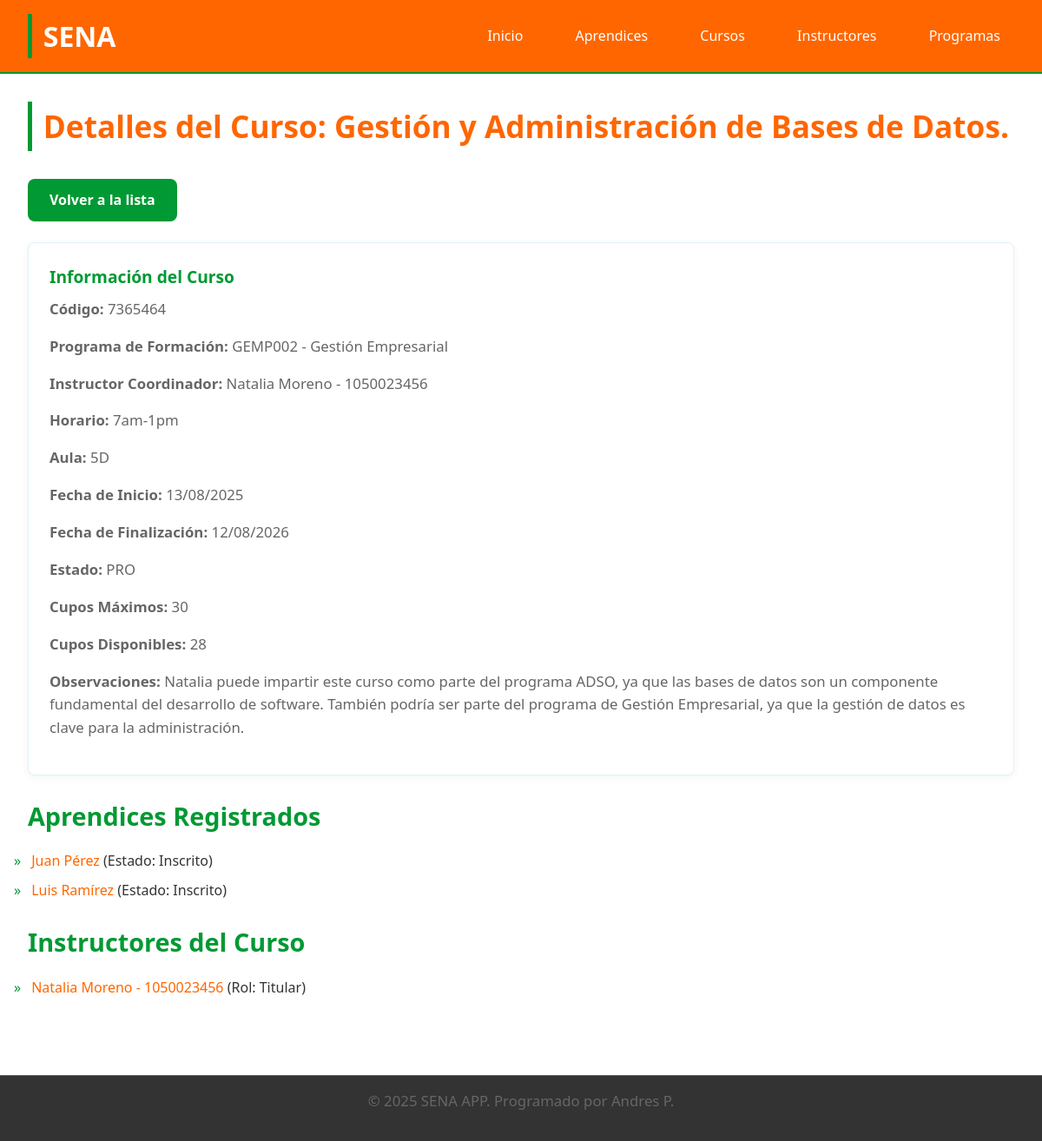
Screenshot of /aprendices/cursos/curso/2/ with the database file from the repository.
### aprendices/models.py (models this page shows, shortened)
class Curso(models.Model):
    ESTADO_CHOICES = [
        ("PRO", "Programado"),
        ("INI", "Iniciado"),
        ("EJE", "En Ejecución"),
        ("FIN", "Finalizado"),
        ("CAN", "Cancelado"),
        ("SUS", "Suspendido"),
    ]
    codigo = models.CharField(
        max_length=30, unique=True, verbose_name="Código del Curso"
    )
    nombre = models.CharField(max_length=200, verbose_name="Nombre del Curso")
    programa = models.ForeignKey(
        Programa, # Usamos el modelo directamente porque ya está importado
        on_delete=models.CASCADE,
        verbose_name="Programa de Formación",
    )
    instructor_coordinador = models.ForeignKey(
        Instructor, # Usamos el modelo directamente porque ya está importado
        on_delete=models.CASCADE,
        related_name="cursos_coordinados",
        verbose_name="Instructor Coordinador",
    )
    instructores = models.ManyToManyField(
        Instructor, # Usamos el modelo directamente porque ya está importado
        through="InstructorCurso",
        related_name="cursos_impartidos",
        verbose_name="Instructores",
    )
    aprendices = models.ManyToManyField(
        Aprendiz,
        through="AprendizCurso",
        related_name="cursos",
        verbose_name="Aprendices",
    )
    fecha_inicio = models.DateField(verbose_name="Fecha de Inicio")
    fecha_fin = models.DateField(verbose_name="Fecha de Finalización")
    horario = models.CharField(max_length=100, verbose_name="Horario")
    aula = models.CharField(max_length=50, verbose_name="Aula/Ambiente")
    cupos_maximos = models.PositiveIntegerField(verbose_name="Cupos Máximos")
    estado = models.CharField(
        max_length=3,
        choices=ESTADO_CHOICES,
        default="PRO",
        verbose_name="Estado del Curso",
    )
    observaciones = models.TextField(
        blank=True, null=True, verbose_name="Observaciones"
    )
    fecha_registro = models.DateTimeField(
        auto_now_add=True, verbose_name="Fecha de Registro"
    )
    class Meta:
        verbose_name = "Curso"
        verbose_name_plural = "Cursos"
        ordering = ["-fecha_inicio"]
    def cupos_disponibles(self):
        return self.cupos_maximos - self.aprendices.count()

class AprendizCurso(models.Model):
    ESTADO_CHOICES = [
        ("INS", "Inscrito"),
        ("ACT", "Activo"),
        ("DES", "Desertor"),
        ("GRA", "Graduado"),
        ("SUS", "Suspendido"),
    ]
    aprendiz = models.ForeignKey(Aprendiz, on_delete=models.CASCADE)
    curso = models.ForeignKey(Curso, on_delete=models.CASCADE)
    fecha_inscripcion = models.DateField(
        auto_now_add=True, verbose_name="Fecha de Inscripción"
    )
    estado = models.CharField(
        max_length=3,
        choices=ESTADO_CHOICES,
        default="INS",
        verbose_name="Estado en el Curso",
    )
    nota_final = models.DecimalField(
        max_digits=3, decimal_places=1, null=True, blank=True, verbose_name="Nota Final"
    )
    observaciones = models.TextField(
        blank=True, null=True, verbose_name="Observaciones"
    )
    class Meta:
        verbose_name = "Aprendiz por Curso"
        verbose_name_plural = "Aprendices por Curso"
        unique_together = ["aprendiz", "curso"]

class Aprendiz(models.Model):
    documento_identidad = models.IntegerField(unique=True, null=True)
    nombre = models.CharField(max_length=100)
    apellido = models.CharField(max_length=100)
    telefono = models.IntegerField(null=True, blank=True) # Añadido blank=True
    correo = models.EmailField(null=True, blank=True) # Añadido blank=True
    fecha_nacimiento = models.DateField(null=True, blank=True)
    ciudad = models.CharField(max_length=100, null=True, blank=True) # Añadido blank=True
    programa = models.CharField(max_length=100, null=True, blank=True)
    class Meta:
        verbose_name = "Aprendiz"
        verbose_name_plural = "Aprendices"
        ordering = ["apellido", "nombre"]
    def nombre_completo(self):
        return f"{self.nombre} {self.apellido}"

class InstructorCurso(models.Model):
    instructor = models.ForeignKey(Instructor, on_delete=models.CASCADE) # Usamos el modelo directamente
    curso = models.ForeignKey(Curso, on_delete=models.CASCADE)
    rol = models.CharField(max_length=100, verbose_name="Rol en el Curso")
    fecha_asignacion = models.DateField(
        auto_now_add=True, verbose_name="Fecha de Asignación"
    )
    class Meta:
        verbose_name = "Instructor por Curso"
        verbose_name_plural = "Instructores por Curso"
        unique_together = ["instructor", "curso"]

### programas/models.py (models this page shows, shortened)
class Programa(models.Model):
    NIVEL_FORMACION_CHOICES = [
        ("AUX", "Auxiliar"),
        ("OPE", "Operario"),
        ("TEC", "Técnico"),
        ("TGL", "Tecnólogo"),
        ("ESP", "Especialización Tecnológica"),
        ("COM", "Complementario"),
    ]
    MODALIDAD_CHOICES = [
        ("PRE", "Presencial"),
        ("VIR", "Virtual"),
        ("MIX", "Mixta"),
    ]
    ESTADO_CHOICES = [
        ("ACT", "Activo"),
        ("INA", "Inactivo"),
        ("SUS", "Suspendido"),
        ("CAN", "Cancelado"),
    ]
    codigo = models.IntegerField(unique=True, verbose_name="Código del Programa")
    nombre = models.CharField(max_length=200, verbose_name="Nombre del Programa")
    nivel_formacion = models.CharField(
        max_length=3, choices=NIVEL_FORMACION_CHOICES, verbose_name="Nivel de Formación"
    )
    modalidad = models.CharField(
        max_length=3, choices=MODALIDAD_CHOICES, default="PRE", verbose_name="Modalidad"
    )
    duracion_meses = models.PositiveIntegerField(verbose_name="Duración en Meses")
    duracion_horas = models.PositiveIntegerField(verbose_name="Duración en Horas")
    descripcion = models.TextField(verbose_name="Descripción del Programa")
    competencias = models.TextField(verbose_name="Competencias a Desarrollar")
    perfil_egreso = models.TextField(verbose_name="Perfil de Egreso")
    requisitos_ingreso = models.TextField(verbose_name="Requisitos de Ingreso")
    centro_formacion = models.CharField(
        max_length=200, verbose_name="Centro de Formación"
    )
    regional = models.CharField(max_length=100, verbose_name="Regional")
    estado = models.CharField(
        max_length=3, choices=ESTADO_CHOICES, default="ACT", verbose_name="Estado"
    )
    fecha_creacion = models.DateField(verbose_name="Fecha de Creación del Programa")
    class Meta:
        verbose_name = "Programa de Formación"
        verbose_name_plural = "Programas de Formación"
        ordering = ["nombre"]
    def __str__(self):
        return f"{self.codigo} - {self.nombre}"

### instructores/models.py (models this page shows, shortened)
class Instructor(models.Model):
    TIPO_DOCUMENTO_CHOICES = [
        ("CC", "Cédula de Ciudadanía"),
        ("CE", "Cédula de Extranjería"),
        ("TI", "Tarjeta de Identidad"),
        ("PAS", "Pasaporte"),
    ]
    NIVEL_EDUCATIVO_CHOICES = [
        ("TEC", "Técnico"),
        ("TGL", "Tecnólogo"),
        ("PRE", "Pregrado"),
        ("ESP", "Especialización"),
        ("MAE", "Maestría"),
        ("DOC", "Doctorado"),
    ]
    documento_identidad = models.IntegerField(unique=True)
    tipo_documento = models.CharField(
        max_length=3, choices=TIPO_DOCUMENTO_CHOICES, default="CC"
    )
    nombre = models.CharField(max_length=100)
    apellido = models.CharField(max_length=100)
    telefono = models.IntegerField(null=True, blank=True) # Permitir nulos y vacíos
    correo = models.EmailField(max_length=100, null=True, blank=True) # Permitir nulos y vacíos
    fecha_nacimiento = models.DateField() # Campo requerido
    ciudad = models.CharField(max_length=100, null=True, blank=True) # Permitir nulos y vacíos
    direccion = models.TextField(null=True, blank=True) # Permitir nulos y vacíos
    nivel_educativo = models.CharField(
        max_length=3, choices=NIVEL_EDUCATIVO_CHOICES, default="MAE", null=True, blank=True # Permite no ser seleccionado
    )
    especialidad = models.CharField(max_length=100) # Campo requerido
    anios_experiencia = models.PositiveIntegerField() # Campo requerido (corregido de 'anos_experiencia')
    activo = models.BooleanField(default=True) # Campo requerido
    fecha_vinculacion = models.DateField() # Campo requerido
    class Meta:
        verbose_name = "Instructor"
        verbose_name_plural = "Instructores"
        ordering = ["apellido", "nombre"]
    def __str__(self):
        return f"{self.nombre} {self.apellido} - {self.documento_identidad}"

### aprendices/views.py (the view)
# urls.py: path("cursos/curso/<int:curso_id>/", views.detalle_curso, name="detalle_curso"),
def detalle_curso(request, curso_id):
    curso = get_object_or_404(Curso, id=curso_id)
    aprendices_curso = AprendizCurso.objects.filter(curso=curso)
    instructores_curso = InstructorCurso.objects.filter(curso=curso)
    context = {
        "curso": curso,
        "aprendices_curso": aprendices_curso,
        "instructores_curso": instructores_curso,
    }
    return render(request, "detalle_curso.html", context)

### aprendices/Templates/detalle_curso.html (shortened to what this page needs)
{% extends 'base.html' %}
{% block content %}
<h1>Detalles del Curso: {{ curso.nombre }}</h1>
<div class="section-header">
    <a href="{% url 'aprendices:lista_cursos' %}" class="btn">Volver a la lista</a>
</div>
<div class="member-list">
    <div class="member-list-item">
        <h5>Información del Curso</h5>
        <p><strong>Código:</strong> {{ curso.codigo }}</p>
        <p><strong>Programa de Formación:</strong> {{ curso.programa }}</p>
        <p><strong>Instructor Coordinador:</strong> {{ curso.instructor_coordinador }}</p>
        <p><strong>Horario:</strong> {{ curso.horario }}</p>
        <p><strong>Aula:</strong> {{ curso.aula }}</p>
        <p><strong>Fecha de Inicio:</strong> {{ curso.fecha_inicio|date:"d/m/Y" }}</p>
        <p><strong>Fecha de Finalización:</strong> {{ curso.fecha_fin|date:"d/m/Y" }}</p>
        <p><strong>Estado:</strong> {{ curso.estado }}</p>
        <p><strong>Cupos Máximos:</strong> {{ curso.cupos_maximos }}</p>
        <p><strong>Cupos Disponibles:</strong> {{ curso.cupos_disponibles }}</p>
        {% if curso.observaciones %}
            <p><strong>Observaciones:</strong> {{ curso.observaciones }}</p>
        {% endif %}
    </div>
</div>
<h2>Aprendices Registrados</h2>
{% if aprendices_curso %}
<ul>
    {% for enlace in aprendices_curso %}
    <li>
        <a href="{% url 'aprendices:detalle_aprendiz' enlace.aprendiz.id %}">{{ enlace.aprendiz.nombre_completo }}</a> (Estado: {{ enlace.get_estado_display }})
    </li>
    {% endfor %}
</ul>
{% else %}
<p>No hay aprendices inscritos en este curso.</p>
{% endif %}
<h2>Instructores del Curso</h2>
{% if instructores_curso %}
<ul>
    {% for enlace in instructores_curso %}
    <li>
        <a href="{% url 'instructores:detalle_instructor' enlace.instructor.id %}">{{ enlace.instructor }}</a> (Rol: {{ enlace.rol }})
    </li>
    {% endfor %}
</ul>
{% else %}
<p>No hay instructores asignados a este curso.</p>
{% endif %}
{% endblock %}

### aprendices/Templates/base.html (style rules this page uses)
:root { --sena-orange: #FF6600; --sena-green: #009933; --sena-blue-dark: #004d40; --sena-blue-light: #e0f2f7; --sena-gray: #333333; --sena-light-gray: #666666; --sena-white: #FFFFFF; }
* { margin: 0; padding: 0; box-sizing: border-box; font-family: 'Segoe UI', Tahoma, Geneva, Verdana, sans-serif; }
body { background-color: var(--sena-white); color: var(--sena-gray); line-height: 1.6; }
h1 { font-size: 2.2rem; color: var(--sena-orange); margin-bottom: 1.5rem; border-left: 5px solid var(--sena-green); padding-left: 0.8rem; }
h2 { font-size: 1.8rem; color: var(--sena-green); margin-top: 1.5rem; margin-bottom: 1rem; font-weight: 600; }
p { margin-bottom: 1rem; font-size: 1.05rem; color: var(--sena-light-gray); }
ul { list-style: none; margin-bottom: 1.5rem; padding-left: 0; }
li::before { content: "»"; color: var(--sena-green); display: inline-block; width: 1em; margin-left: -1em; }
li { margin-bottom: 0.5rem; color: var(--sena-gray); }
a { color: var(--sena-orange); text-decoration: none; transition: color 0.3s; }
.member-list { list-style: none; padding: 0; margin: 1.5rem 0; display: grid; grid-template-columns: repeat(auto-fit, minmax(280px, 1fr)); gap: 1rem; }
.member-list-item { background-color: var(--sena-white); border: 1px solid var(--sena-blue-light); border-radius: 8px; padding: 1.5rem; box-shadow: 0 2px 10px rgba(0,0,0,0.05); transition: all 0.3s ease; }
.member-list-item h5 { font-size: 1.2rem; color: var(--sena-green); margin-bottom: 0.5rem; }
.btn { display: inline-block; padding: 0.4rem 0.9rem; background-color: var(--sena-green); color: var(--sena-white); border-radius: 4px; text-decoration: none; font-weight: bold; font-size: 0.9rem; transition: background-color 0.3s ease; }
.section-header { display: flex; justify-content: space-between; align-items: center; margin-top: 2rem; }
.btn { padding: 12px 25px; border: none; border-radius: 8px; cursor: pointer; font-size: 1em; font-weight: bold; text-decoration: none; display: inline-block; text-align: center; transition: background-color 0.3s ease, transform 0.2s ease; }

### rows the page displays
Curso: nombre "Gestión y Administración de Bases de Datos.", codigo "7365464", programa "GEMP002 - Gestión Empresarial", instructor_coordinador "Natalia Moreno - 1050023456", horario "7am-1pm", aula "5D", fecha_inicio "13/08/2025", fecha_fin "12/08/2026", estado "PRO", cupos_maximos "30", cupos_disponibles "28", observaciones "Natalia puede impartir este curso como parte del programa ADSO, ya que las bases de datos son un componente fundamental del desarrollo de software. También podría ser parte del programa de Gestión Empresarial, ya que la gestión de datos es clave para la administración."
AprendizCurso: aprendiz.nombre_completo "Juan Pérez", estado "Inscrito"
AprendizCurso: aprendiz.nombre_completo "Luis Ramírez", estado "Inscrito"
InstructorCurso: instructor "Natalia Moreno - 1050023456", rol "Titular"
